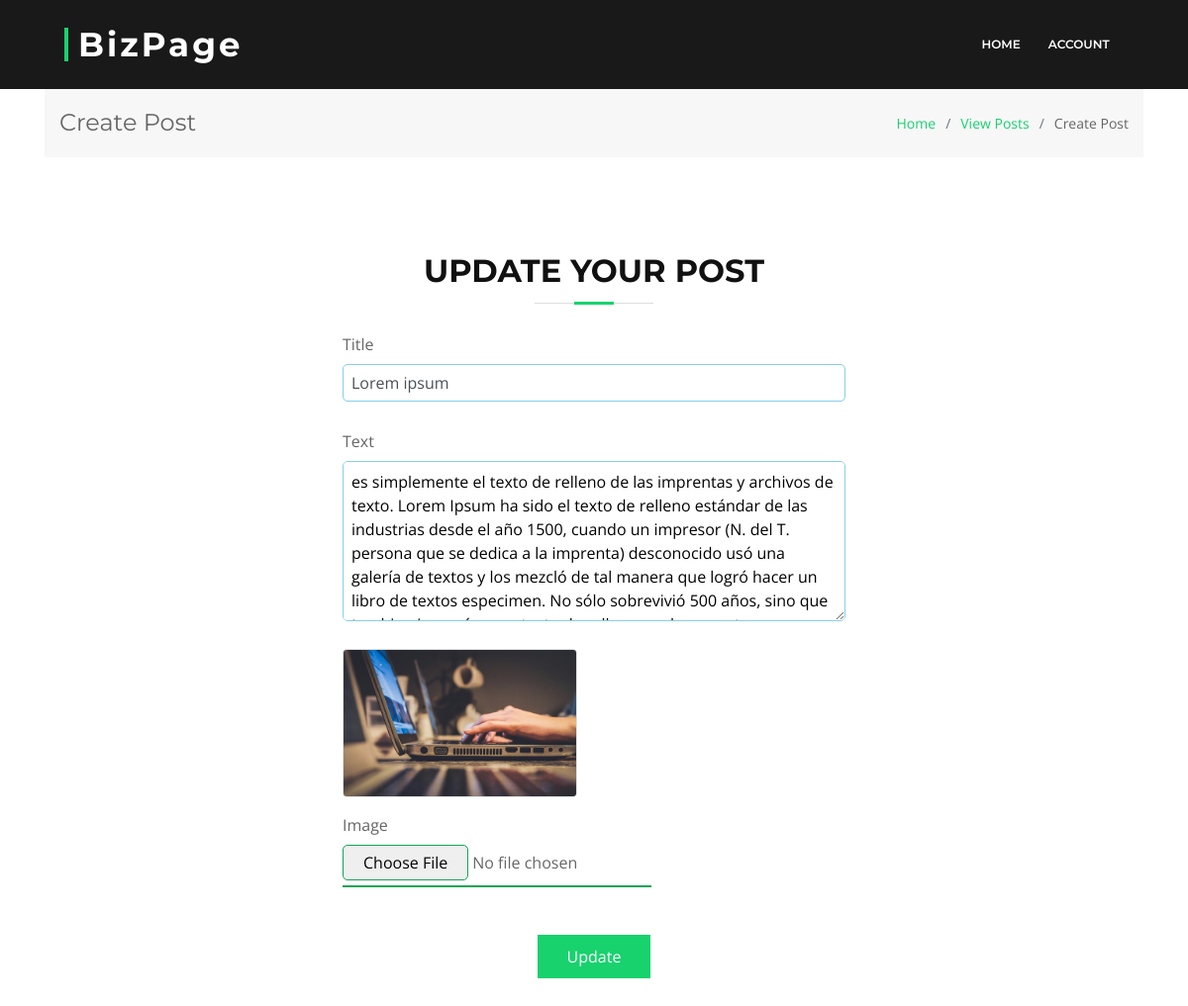
Page /post/update/2 on the earlier database version.
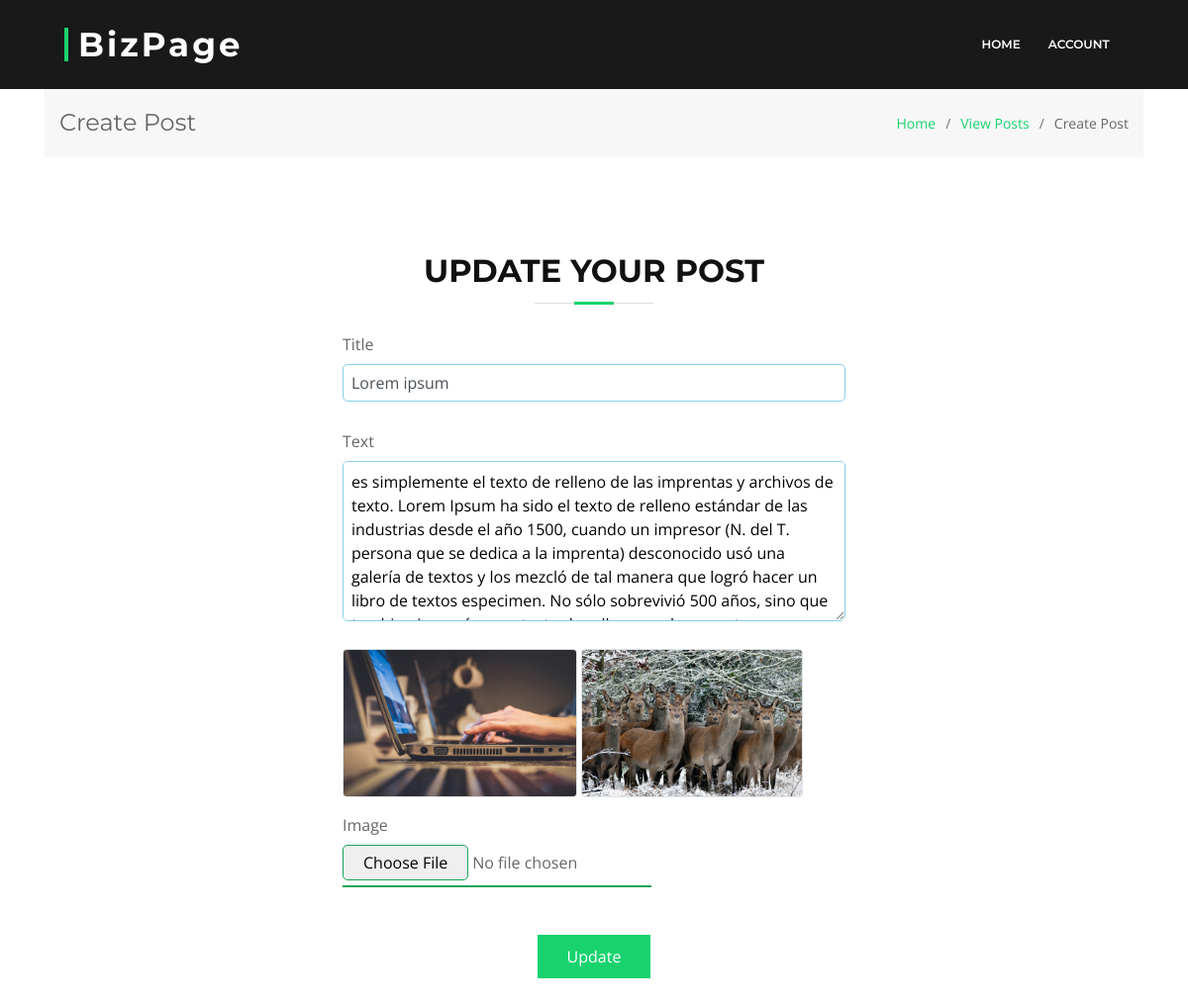
Same page on the later database version.
### blog/models.py (models this page shows, shortened)
class Post(models.Model, HitCountMixin):
    user = models.ForeignKey(User, on_delete=models.CASCADE)
    title = models.CharField(max_length=250)
    text = models.TextField(max_length=1000)
    like = models.IntegerField(default=0)
    view = models.IntegerField(null=True, default=0)
    created_at = models.DateTimeField(auto_now=True)
    updated_at = models.DateTimeField(auto_now=True)

class PostImage(models.Model):
    post = models.ForeignKey(Post, on_delete=models.CASCADE)
    image = models.ImageField(upload_to="post_images")

### blog/views.py (the view, shortened to what this page needs)
# urls.py: path('post/update/<post>', views.update_post, name='update_post'),
def update_post(request, post):
    blog = get_object_or_404(Post, id=post)
    postimage = PostImage.objects.filter(post=post)
    post_form = BlogPostForm(instance=blog)
    postimage_form = PostImageForm()
    print(postimage_form)
    context = {
        'post_form':post_form,
        'postimage_form':postimage_form,
        'postimage':postimage
    }
    return render(request, 'forms/update_post.html', context)

### blog/forms.py
class BlogPostForm(forms.ModelForm):
    class Meta:
        model = Post
        fields = ['title','text']
        widgets = {
            'title': forms.TextInput(attrs={
                'class':'form-control shadow-none',
                'required':True }),
            'text': forms.Textarea(attrs={
                'rows':6,
                'required':True
                })
        }

class PostImageForm(forms.ModelForm):
    class Meta:
        model = PostImage
        field = "__all___"
        exclude = ('post',)
        widgets = {
            'image': forms.FileInput(attrs={'type':'file'})
        }

### templates/forms/update_post.html (shortened to what this page needs)
{% load static %}
{% include '../links/link.html' %}
{% include './sub-header.html' %}
<div class="container">
   <section class="breadcrumbs">
    <div class="container">
      <div class="d-flex justify-content-between align-items-center">
        <h2>Create Post</h2>
        <ol>
          <li><a href="{%  url 'index' %}">Home</a></li>
          <li><a href="{% url 'project_list' %}">View Posts</a></li>
          <li>Create Post</li>
        </ol>
      </div>
    </div>
  </section>
    <div class="row">
        <div class="col-lg-3 col-md-3 col-sm-12 py-4">
        </div>
        <div class="col-lg-6 col-md-6 col-sm-12 pt-5">
            <div class="section-header ">
                <h3>Update Your Post</h3>
            </div>
            <form  enctype="multipart/form-data" method="POST" class="px-3" >
                {% for field in post_form %}
                <label class="mt-2">{{field.label}}</label>
                <div class="" >{{field}}</div>
                {% endfor %}
                {% for img in postimage %}
                <a href="{{img.image.url}}" target="_blank">
                    <img src="{{img.image.url}}" width="auto" height="150" class="rounded my-2 border" alt="">
                </a>
                {% endfor %}
                <br>
                <label class="mt-2">{{postimage_form.image.label}}</label>
                {{postimage_form.image}}
                <div class="text-center my-5">
                    <button type="submit">Update</button>
                </div>
            </form>
        </div>
        <div class="col-lg-3 col-md-3 col-sm-12">
        </div>
    </div>
</div>

Differences in the rows shown:
added PostImage: image (picture)
